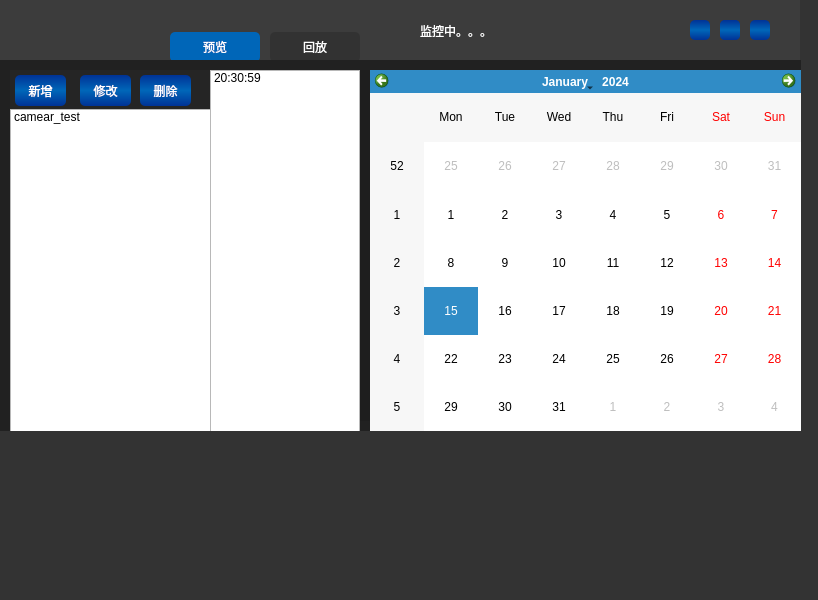
<?xml version="1.0" encoding="UTF-8"?>
<ui version="4.0">
 <class>XViewerClass</class>
 <widget class="QWidget" name="XViewerClass">
  <property name="geometry">
   <rect>
    <x>0</x>
    <y>0</y>
    <width>818</width>
    <height>600</height>
   </rect>
  </property>
  <property name="windowTitle">
   <string>XViewer</string>
  </property>
  <property name="windowIcon">
   <iconset resource="xviewer.qrc">
    <normaloff>:/XViewer/img/xv.ico</normaloff>:/XViewer/img/xv.ico</iconset>
  </property>
  <property name="styleSheet">
   <string notr="true">/* 按钮样式 */
QPushButton:hover

 { 
background-color: qlineargradient(spread:pad, x1:0, y1:0, x2:0, y2:1, stop:0 rgba(0, 102, 184, 255), stop:0.495 rgba(39, 39, 39, 255), stop:0.505 rgba(39,39, 39, 255), stop:1 rgba(0, 102, 184, 255));
border: none;
border-radius:5px;
color: rgb(255, 255, 255);
font: 75 12pt &quot;黑体&quot;;
 }
QPushButton:!hover
 { 
	background-color: qlineargradient(spread:pad, x1:0, y1:0, x2:0, y2:1, stop:0 rgba(0, 50, 150, 255), stop:0.495 rgba(0, 102, 184, 255), stop:0.505 rgba(0, 102, 184, 255), stop:1 rgba(0, 50, 150, 255));
 border: none;
border-radius:5px;
color: rgb(255, 255, 255);
font: 75 12pt &quot;黑体&quot;;
 }



/* 顶部样式 */
#XViewerClass {
    background-color: #333333;
    border-radius: 0px;
}
#head
{
background-color:#3c3c3c;
}
#logo
{
	background-image: url(:/XViewer/img/logo_150_40.png);
}
#close
{
background-image: url(:/XViewer/img/close.png);
}
#min
{
background-image: url(:/XViewer/img/min.png);
}
#max
{
background-image: url(:/XViewer/img/max.png);
}
#normal
{
background-image: url(:/XViewer/img/normal.png);
}
/* body 演示*/
#body
{
background-color: #212121;
}
#left
{
	background-color: #252525;
}
#cams
{
background-color: #1e1e1e;
}


#status
{
	color: rgb(255, 255, 255);
	font: 75 9pt &quot;Adobe Arabic&quot;;
}


/*tab 菜单按钮切换样式 */

#preview
{
background-color: rgb(50, 50, 50);
}
#playback
{
background-color: rgb(50, 50, 50);
}

#preview:checked
{
background-color: rgb(0, 102, 184);
}
#playback:checked
{
background-color: rgb(0, 102, 184);
}</string>
  </property>
  <widget class="QWidget" name="head" native="true">
   <property name="geometry">
    <rect>
     <x>0</x>
     <y>0</y>
     <width>800</width>
     <height>60</height>
    </rect>
   </property>
   <property name="maximumSize">
    <size>
     <width>16777215</width>
     <height>60</height>
    </size>
   </property>
   <property name="styleSheet">
    <string notr="true"/>
   </property>
   <widget class="QWidget" name="logo" native="true">
    <property name="geometry">
     <rect>
      <x>0</x>
      <y>5</y>
      <width>151</width>
      <height>41</height>
     </rect>
    </property>
   </widget>
   <widget class="QWidget" name="head_button" native="true">
    <property name="geometry">
     <rect>
      <x>690</x>
      <y>10</y>
      <width>91</width>
      <height>41</height>
     </rect>
    </property>
    <widget class="QPushButton" name="close">
     <property name="geometry">
      <rect>
       <x>60</x>
       <y>10</y>
       <width>20</width>
       <height>20</height>
      </rect>
     </property>
     <property name="styleSheet">
      <string notr="true"/>
     </property>
     <property name="text">
      <string/>
     </property>
     <property name="flat">
      <bool>true</bool>
     </property>
    </widget>
    <widget class="QPushButton" name="min">
     <property name="geometry">
      <rect>
       <x>0</x>
       <y>10</y>
       <width>20</width>
       <height>20</height>
      </rect>
     </property>
     <property name="styleSheet">
      <string notr="true"/>
     </property>
     <property name="text">
      <string/>
     </property>
     <property name="flat">
      <bool>true</bool>
     </property>
    </widget>
    <widget class="QPushButton" name="max">
     <property name="geometry">
      <rect>
       <x>30</x>
       <y>10</y>
       <width>20</width>
       <height>20</height>
      </rect>
     </property>
     <property name="styleSheet">
      <string notr="true"/>
     </property>
     <property name="text">
      <string/>
     </property>
     <property name="flat">
      <bool>true</bool>
     </property>
    </widget>
    <widget class="QPushButton" name="normal">
     <property name="geometry">
      <rect>
       <x>30</x>
       <y>10</y>
       <width>20</width>
       <height>20</height>
      </rect>
     </property>
     <property name="styleSheet">
      <string notr="true"/>
     </property>
     <property name="text">
      <string/>
     </property>
     <property name="flat">
      <bool>true</bool>
     </property>
    </widget>
    <zorder>normal</zorder>
    <zorder>close</zorder>
    <zorder>min</zorder>
    <zorder>max</zorder>
   </widget>
   <widget class="QLabel" name="status">
    <property name="geometry">
     <rect>
      <x>420</x>
      <y>10</y>
      <width>221</width>
      <height>41</height>
     </rect>
    </property>
    <property name="text">
     <string>监控中。。。</string>
    </property>
   </widget>
   <widget class="QPushButton" name="preview">
    <property name="geometry">
     <rect>
      <x>170</x>
      <y>32</y>
      <width>90</width>
      <height>30</height>
     </rect>
    </property>
    <property name="text">
     <string>预览</string>
    </property>
    <property name="checkable">
     <bool>true</bool>
    </property>
    <property name="checked">
     <bool>true</bool>
    </property>
    <property name="autoExclusive">
     <bool>true</bool>
    </property>
   </widget>
   <widget class="QPushButton" name="playback">
    <property name="geometry">
     <rect>
      <x>270</x>
      <y>32</y>
      <width>90</width>
      <height>30</height>
     </rect>
    </property>
    <property name="text">
     <string>回放</string>
    </property>
    <property name="checkable">
     <bool>true</bool>
    </property>
    <property name="checked">
     <bool>false</bool>
    </property>
    <property name="autoRepeat">
     <bool>false</bool>
    </property>
    <property name="autoExclusive">
     <bool>true</bool>
    </property>
   </widget>
  </widget>
  <widget class="QWidget" name="body" native="true">
   <property name="geometry">
    <rect>
     <x>0</x>
     <y>60</y>
     <width>801</width>
     <height>371</height>
    </rect>
   </property>
   <widget class="QWidget" name="left" native="true">
    <property name="geometry">
     <rect>
      <x>10</x>
      <y>10</y>
      <width>200</width>
      <height>600</height>
     </rect>
    </property>
    <property name="maximumSize">
     <size>
      <width>200</width>
      <height>16777215</height>
     </size>
    </property>
    <widget class="QListWidget" name="cam_list">
     <property name="geometry">
      <rect>
       <x>0</x>
       <y>39</y>
       <width>201</width>
       <height>961</height>
      </rect>
     </property>
     <property name="dragEnabled">
      <bool>true</bool>
     </property>
     <property name="iconSize">
      <size>
       <width>50</width>
       <height>50</height>
      </size>
     </property>
     <item>
      <property name="text">
       <string>camear_test</string>
      </property>
      <property name="icon">
       <iconset resource="xviewer.qrc">
        <normaloff>:/XViewer/img/cam.png</normaloff>:/XViewer/img/cam.png</iconset>
      </property>
     </item>
    </widget>
    <widget class="QPushButton" name="add_cam">
     <property name="geometry">
      <rect>
       <x>5</x>
       <y>5</y>
       <width>51</width>
       <height>31</height>
      </rect>
     </property>
     <property name="text">
      <string>新增</string>
     </property>
    </widget>
    <widget class="QPushButton" name="set_cam">
     <property name="geometry">
      <rect>
       <x>70</x>
       <y>5</y>
       <width>51</width>
       <height>31</height>
      </rect>
     </property>
     <property name="text">
      <string>修改</string>
     </property>
    </widget>
    <widget class="QPushButton" name="del_cam">
     <property name="geometry">
      <rect>
       <x>130</x>
       <y>5</y>
       <width>51</width>
       <height>31</height>
      </rect>
     </property>
     <property name="text">
      <string>删除</string>
     </property>
    </widget>
   </widget>
   <widget class="QWidget" name="cams" native="true">
    <property name="geometry">
     <rect>
      <x>230</x>
      <y>10</y>
      <width>501</width>
      <height>351</height>
     </rect>
    </property>
   </widget>
   <widget class="QWidget" name="playback_wid" native="true">
    <property name="geometry">
     <rect>
      <x>210</x>
      <y>10</y>
      <width>601</width>
      <height>391</height>
     </rect>
    </property>
    <widget class="XCalendar" name="cal">
     <property name="geometry">
      <rect>
       <x>160</x>
       <y>0</y>
       <width>431</width>
       <height>361</height>
      </rect>
     </property>
    </widget>
    <widget class="QListWidget" name="time_list">
     <property name="geometry">
      <rect>
       <x>0</x>
       <y>0</y>
       <width>150</width>
       <height>800</height>
      </rect>
     </property>
     <item>
      <property name="text">
       <string>20:30:59</string>
      </property>
     </item>
    </widget>
   </widget>
  </widget>
 </widget>
 <layoutdefault spacing="6" margin="11"/>
 <customwidgets>
  <customwidget>
   <class>XCalendar</class>
   <extends>QCalendarWidget</extends>
   <header>xcalendar.h</header>
  </customwidget>
 </customwidgets>
 <resources>
  <include location="xviewer.qrc"/>
 </resources>
 <connections>
  <connection>
   <sender>close</sender>
   <signal>clicked()</signal>
   <receiver>XViewerClass</receiver>
   <slot>close()</slot>
   <hints>
    <hint type="sourcelabel">
     <x>779</x>
     <y>21</y>
    </hint>
    <hint type="destinationlabel">
     <x>817</x>
     <y>205</y>
    </hint>
   </hints>
  </connection>
  <connection>
   <sender>min</sender>
   <signal>clicked()</signal>
   <receiver>XViewerClass</receiver>
   <slot>showMinimized()</slot>
   <hints>
    <hint type="sourcelabel">
     <x>722</x>
     <y>24</y>
    </hint>
    <hint type="destinationlabel">
     <x>659</x>
     <y>0</y>
    </hint>
   </hints>
  </connection>
  <connection>
   <sender>max</sender>
   <signal>clicked()</signal>
   <receiver>XViewerClass</receiver>
   <slot>MaxWindow()</slot>
   <hints>
    <hint type="sourcelabel">
     <x>751</x>
     <y>31</y>
    </hint>
    <hint type="destinationlabel">
     <x>817</x>
     <y>52</y>
    </hint>
   </hints>
  </connection>
  <connection>
   <sender>normal</sender>
   <signal>clicked()</signal>
   <receiver>XViewerClass</receiver>
   <slot>NormalWindow()</slot>
   <hints>
    <hint type="sourcelabel">
     <x>749</x>
     <y>29</y>
    </hint>
    <hint type="destinationlabel">
     <x>399</x>
     <y>299</y>
    </hint>
   </hints>
  </connection>
  <connection>
   <sender>add_cam</sender>
   <signal>clicked()</signal>
   <receiver>XViewerClass</receiver>
   <slot>AddCam()</slot>
   <hints>
    <hint type="sourcelabel">
     <x>42</x>
     <y>89</y>
    </hint>
    <hint type="destinationlabel">
     <x>334</x>
     <y>0</y>
    </hint>
   </hints>
  </connection>
  <connection>
   <sender>set_cam</sender>
   <signal>clicked()</signal>
   <receiver>XViewerClass</receiver>
   <slot>SetCam()</slot>
   <hints>
    <hint type="sourcelabel">
     <x>104</x>
     <y>100</y>
    </hint>
    <hint type="destinationlabel">
     <x>188</x>
     <y>0</y>
    </hint>
   </hints>
  </connection>
  <connection>
   <sender>del_cam</sender>
   <signal>clicked()</signal>
   <receiver>XViewerClass</receiver>
   <slot>DelCam()</slot>
   <hints>
    <hint type="sourcelabel">
     <x>165</x>
     <y>85</y>
    </hint>
    <hint type="destinationlabel">
     <x>125</x>
     <y>0</y>
    </hint>
   </hints>
  </connection>
  <connection>
   <sender>preview</sender>
   <signal>clicked()</signal>
   <receiver>XViewerClass</receiver>
   <slot>Preview()</slot>
   <hints>
    <hint type="sourcelabel">
     <x>217</x>
     <y>50</y>
    </hint>
    <hint type="destinationlabel">
     <x>258</x>
     <y>-44</y>
    </hint>
   </hints>
  </connection>
  <connection>
   <sender>playback</sender>
   <signal>clicked()</signal>
   <receiver>XViewerClass</receiver>
   <slot>Playback()</slot>
   <hints>
    <hint type="sourcelabel">
     <x>332</x>
     <y>51</y>
    </hint>
    <hint type="destinationlabel">
     <x>265</x>
     <y>-72</y>
    </hint>
   </hints>
  </connection>
  <connection>
   <sender>cam_list</sender>
   <signal>clicked(QModelIndex)</signal>
   <receiver>XViewerClass</receiver>
   <slot>SelectCamera(QModelIndex)</slot>
   <hints>
    <hint type="sourcelabel">
     <x>118</x>
     <y>248</y>
    </hint>
    <hint type="destinationlabel">
     <x>150</x>
     <y>-57</y>
    </hint>
   </hints>
  </connection>
  <connection>
   <sender>cal</sender>
   <signal>clicked(QDate)</signal>
   <receiver>XViewerClass</receiver>
   <slot>SelectDate(QDate)</slot>
   <hints>
    <hint type="sourcelabel">
     <x>542</x>
     <y>267</y>
    </hint>
    <hint type="destinationlabel">
     <x>539</x>
     <y>-94</y>
    </hint>
   </hints>
  </connection>
  <connection>
   <sender>time_list</sender>
   <signal>activated(QModelIndex)</signal>
   <receiver>XViewerClass</receiver>
   <slot>PlayVideo(QModelIndex)</slot>
   <hints>
    <hint type="sourcelabel">
     <x>301</x>
     <y>190</y>
    </hint>
    <hint type="destinationlabel">
     <x>402</x>
     <y>-39</y>
    </hint>
   </hints>
  </connection>
 </connections>
 <slots>
  <slot>MaxWindow()</slot>
  <slot>NormalWindow()</slot>
  <slot>AddCam()</slot>
  <slot>SetCam()</slot>
  <slot>DelCam()</slot>
  <slot>Preview()</slot>
  <slot>Playback()</slot>
  <slot>SelectCamera(QModelIndex)</slot>
  <slot>SelectDate(QDate)</slot>
  <slot>PlayVideo(QModelIndex)</slot>
 </slots>
</ui>
